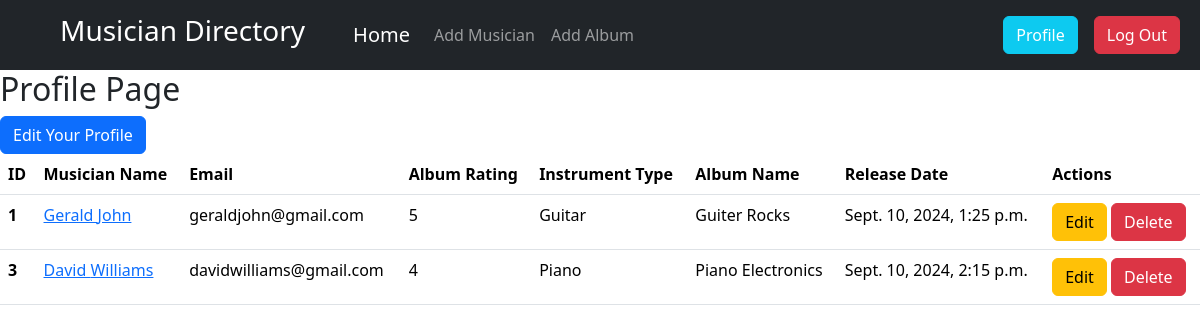
/profile/ (signed in), run on the app's committed database.
### album/models.py (models this page shows, shortened)
class album_model(models.Model):
    Album_Name = models.CharField(max_length=75)
    Musician = models.ForeignKey(musician_model,on_delete=models.CASCADE)
    Album_Release_Date = models.DateTimeField(default=datetime.now())
    Choice = [
        (1, '1 - Very Bad'),
        (2, '2 - Bad'),
        (3, '3 - Average'),
        (4, '4 - Good'),
        (5, '5 - Excellent'),
    ]
    Rating = models.IntegerField(choices=Choice)

### musician/models.py (models this page shows, shortened)
class musician_model(models.Model):
    First_Name = models.CharField(max_length=75)
    Last_Name = models.CharField(max_length=75)
    Email = models.EmailField()
    Phone_Number = models.IntegerField()
    Instrument_Type = models.CharField(max_length=100)

### profiles/views.py (the view)
# urls.py: path("profile/",include("profiles.urls")),
@login_required
def profile(request):
    data = album_model.objects.all()
    return render(request,"profile.html",{'data' : data})

### profiles/templates/profile.html (shortened to what this page needs)
{% extends 'base.html' %}
{% load crispy_forms_tags %}
{% block content %}
<h2>Profile Page</h2>
<a href="{% url 'edit_profile' %}" class="btn btn-primary">Edit Your Profile</a>
<table class="table">
    <thead>
      <tr>
        <th scope="col">ID</th>
        <th scope="col">Musician Name</th>
        <th scope="col">Email</th>
        <th scope="col">Album Rating</th>
        <th scope="col">Instrument Type</th>
        <th scope="col">Album Name</th>
        <th scope="col">Release Date</th>
        <th scope="col">Actions</th>
      </tr>
    </thead>
    <tbody>
        {% for album in data %}
        <tr>
            <th scope="row">{{album.id}}</th>
            <td><a href="{% url 'edit_musician' album.Musician.id %}">{{album.Musician.First_Name}} {{album.Musician.Last_Name}} </a></td>
            <td>{{album.Musician.Email}}</td>
            <td>{{album.Rating}}</td>
            <td>{{album.Musician.Instrument_Type}}</td>
            <td>{{album.Album_Name}}</td>
            <td>{{album.Album_Release_Date}}</td>
            <td><a href="{% url 'edit_album' album.id %}" class="btn btn-warning">Edit</a> <a href="{% url 'delete_album' album.id%}" class="btn btn-danger">Delete</a></td>
          </tr>
        {% endfor %}
    </tbody>
  </table>
{% endblock %}

### data on the page
album_model: id "1", Musician.First_Name "Gerald", Musician.Last_Name "John", Musician.Email "geraldjohn@gmail.com", Rating "5", Musician.Instrument_Type "Guitar", Album_Name "Guiter Rocks", Album_Release_Date "Sept. 10, 2024, 1:25 p.m."
album_model: id "3", Musician.First_Name "David", Musician.Last_Name "Williams", Musician.Email "davidwilliams@gmail.com", Rating "4", Musician.Instrument_Type "Piano", Album_Name "Piano Electronics", Album_Release_Date "Sept. 10, 2024, 2:15 p.m."
